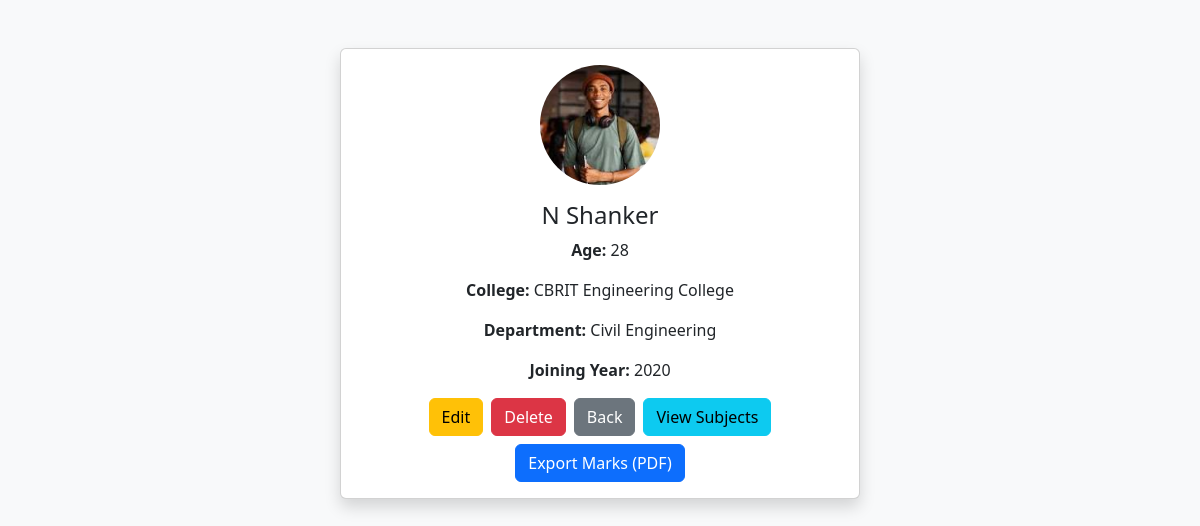
/student/23/, run on the app's committed database.
### app1/models.py (models this page shows, shortened)
class Student(models.Model):
    student_id = models.CharField(max_length=15, unique=True)
    student_name = models.CharField(max_length=50)
    student_age = models.PositiveIntegerField()
    joining_year = models.PositiveSmallIntegerField(blank=True, null=True)
    college = models.ForeignKey(College, on_delete=models.CASCADE)
    dept = models.ForeignKey(Department, on_delete=models.CASCADE)
    profile_picture = models.ImageField(upload_to='student_profiles/',blank=True,null=True)

class College(models.Model):
    college_id = models.CharField(max_length=10, unique=True)
    college_name = models.CharField(max_length=100)

class Department(models.Model):
    dept_id = models.CharField(max_length=10, unique=True)
    dept_name = models.CharField(max_length=50)

### app1/views.py (the view, shortened to what this page needs)
# urls.py: path('student/<int:id>/', views.student_profile, name='student_profile'),
def student_profile(request, id):
    student = get_object_or_404(Student, id=id)
    current_year = datetime.now().year
    completed_semesters = max(0, (current_year - student.joining_year) * 2)
    subjects = Subject.objects.filter(
        dept=student.dept
    ).select_related("semester").order_by("semester__sem_id")
    semesters = {}
    semester_order = []
    for subject in subjects:
        sem = subject.semester
        if sem not in semesters:
            semesters[sem] = []
            semester_order.append(sem)
        mark, _ = Marks.objects.get_or_create(
            student=student,
            subject=subject,
            defaults={
                "marks": None,
                "remarks": "",
                "earned_credits": 0
            }
        )
        semesters[sem].append(mark)
    semester_data = []
    overall_subjects = 0
    overall_earned_credits = 0
    all_semesters_completed = True
    for idx, semester in enumerate(semester_order, start=1):
        sem_marks = semesters[semester]
        is_active = idx <= completed_semesters
        is_saved = all(m.marks is not None for m in sem_marks)
        if is_active and not is_saved:
            all_semesters_completed = False
        if is_active and is_saved:
            total_subjects = len(sem_marks)
            total_marks = sum(m.marks for m in sem_marks)
            total_credits = sum(m.earned_credits for m in sem_marks)
            semester_gpa = round(total_marks / total_subjects, 2)
            overall_subjects += total_subjects
            overall_earned_credits += total_credits
        else:
            total_subjects = total_marks = total_credits = semester_gpa = None
        semester_data.append({
            "semester": semester,
            "marks_list": sem_marks,
            "total_subjects": total_subjects,
            "total_marks": total_marks,
            "total_credits": total_credits,
            "semester_gpa": semester_gpa,
            "is_active": is_active,
            "is_saved": is_saved,
        })
        final_result = "TBA"
    if len(semester_order) == 8 and all_semesters_completed:
     if overall_earned_credits >= 35 :
        final_result = "Pass"
    else:
        final_result = "FAIL"
    overall_cgpa = (
        round(overall_earned_credits / overall_subjects, 2)
        if overall_subjects else None
    )
    context = {
        "student": student,
        "semester_data": semester_data,
        "overall_earned_credits": overall_earned_credits if final_result else None,
        "overall_cgpa": overall_cgpa if final_result else None,
        "final_result": final_result,
    }
    return render(request, "app1/student_profile.html", context)

### app1/templates/app1/student_profile.html (shortened to what this page needs)
{% load static %}
<!DOCTYPE html>
<html lang="en">
<head>
    <link href="https://cdn.jsdelivr.net/npm/bootstrap@5.3.2/dist/css/bootstrap.min.css" rel="stylesheet">
</head>
<body class="bg-light">
<div class="container py-5">
    <div class="card mx-auto shadow" style="max-width: 520px;">
        <div class="card-body text-center">
            {% if student.profile_picture %}
                <img src="{{ student.profile_picture.url }}"
                     class="rounded-circle mb-3"
                     style="width:120px;height:120px;object-fit:cover;">
            {% else %}
                <img src="https://via.placeholder.com/120"
                     class="rounded-circle mb-3">
            {% endif %}
            <h4>{{ student.student_name }}</h4>
            <p><strong>Age:</strong> {{ student.student_age }}</p>
            <p><strong>College:</strong> {{ student.college.college_name }}</p>
            <p><strong>Department:</strong> {{ student.dept.dept_name }}</p>
            <p><strong>Joining Year:</strong> {{ student.joining_year }}</p>
            <div class="d-flex flex-wrap justify-content-center gap-2 mt-3">
                <a href="{% url 'edit_student' student.id %}" class="btn btn-warning">Edit</a>
                <form method="POST" action="{% url 'delete_student' student.id %}"
                      onsubmit="return confirm('Delete this student?');">
                    <button type="submit" class="btn btn-danger">Delete</button>
                </form>
                <a href="{% url 'home' %}" class="btn btn-secondary">Back</a>
                <button class="btn btn-info" data-bs-toggle="collapse" data-bs-target="#subjectsCollapse">
                    View Subjects
                </button>
                <a href="{% url 'export_marks_pdf' student.id %}" class="btn btn-primary">
                    Export Marks (PDF)
                </a>
            </div>
        </div>
    </div>
</div>
</body>
</html>

### data on the page
Student: profile_picture (picture), student_name "N Shanker", student_age "28", college.college_name "CBRIT Engineering College", dept.dept_name "Civil Engineering", joining_year "2020"
